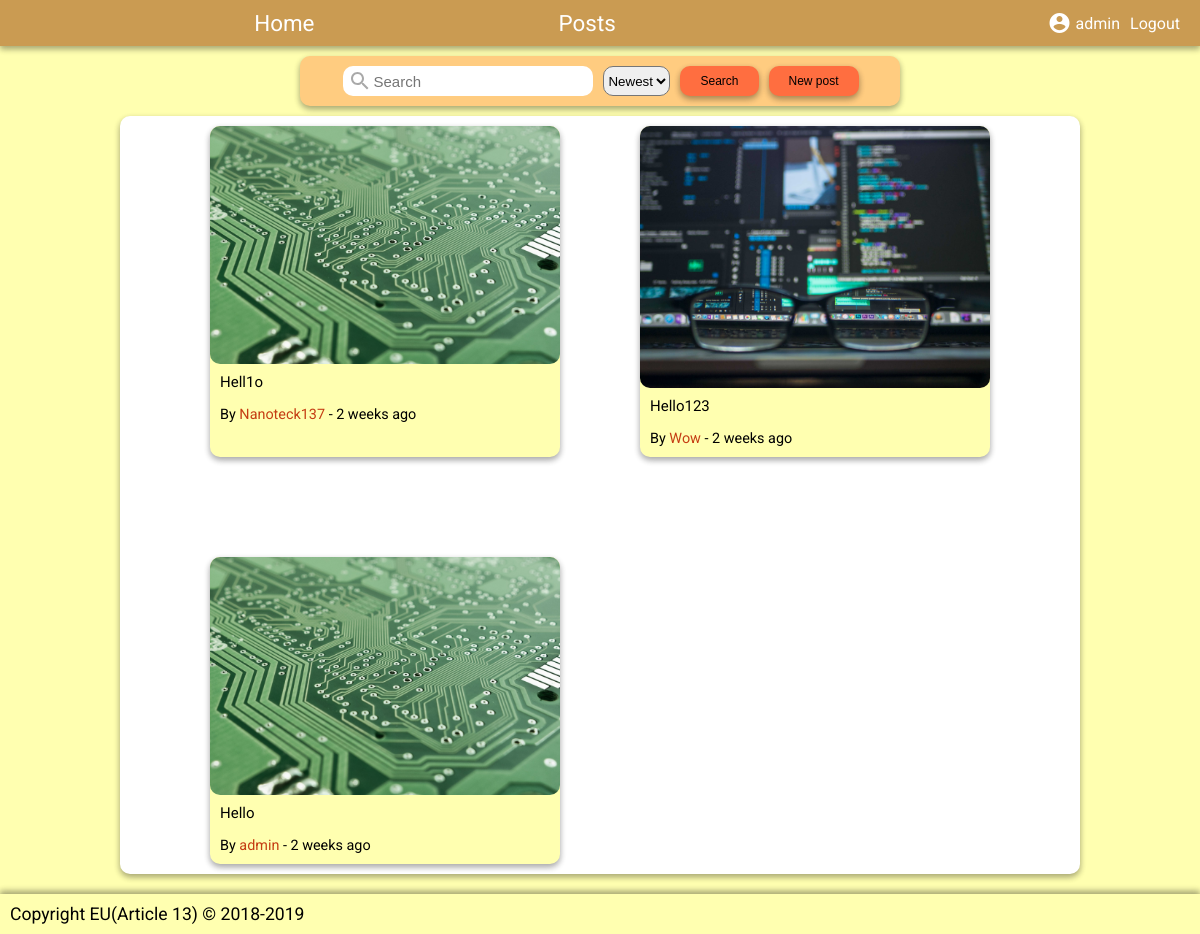
Screenshot of /posts.php (signed in) with the database file from the repository.
### tables this page shows
CREATE TABLE users(
    id INT(8) PRIMARY KEY AUTO_INCREMENT,
    user_name VARCHAR(15) NOT NULL UNIQUE,
    user_password VARCHAR(255) NOT NULL,
    user_email VARCHAR(32) NOT NULL UNIQUE,
    user_type ENUM("admin", "member") DEFAULT "member" NOT NULL,
    user_theme INT(2) NOT NULL DEFAULT 1,
    FOREIGN KEY (user_theme) REFERENCES themes(id)
);

CREATE TABLE posts(
    id INT(8) PRIMARY KEY AUTO_INCREMENT,
    post_name VARCHAR(200) NOT NULL,
    post_date TIMESTAMP DEFAULT CURRENT_TIMESTAMP NOT NULL,
    post_user_id INT(8),
    post_content MEDIUMTEXT NOT NULL,
    FOREIGN KEY (post_user_id) REFERENCES users(id)
);

### include/auth.php (called while the page is built, shortened)
<?php
    class UserData {
        private $name = NULL;
        public function __construct(string $id, string $name, string $email, string $type, int $themeID) {
            $this->name = $name;
        }
        public function get_user_name() {
            return $this->name;
        }
    }
    function is_logged_in() {
        return isset($_SESSION["valid_login"]) && $_SESSION["valid_login"] === true;
    }
    function get_user_id() {
        return $_SESSION["user_id"];
    }
    function get_user_data($dbc, $user) {
        $query = "SELECT * FROM users WHERE id=$user";
        $result = mysqli_query($dbc, $query);
        if (mysqli_num_rows($result) === 1) {
            $row = mysqli_fetch_array($result);
            $username = $row["user_name"];
            $email = $row["user_email"];
            $type = $row["user_type"];
            $themeID = $row["user_theme"];
            return new UserData($user, $username, $email, $type, $themeID);
        } else {
            return NULL;
        }
    }
?>

### include/util.php (called while the page is built)
<?php
function get_time($time) {
    $time = time() - $time;
    $time = ($time < 1) ? 1 : $time;
    $tokens = array(
        31536000 => 'year',
        2592000 => 'month',
        604800 => 'week',
        86400 => 'day',
        3600 => 'hour',
        60 => 'minute',
        1 => 'second'
    );
    foreach ($tokens as $unit => $text) {
        if ($time < $unit) continue;
        $numberOfUnits = floor($time / $unit);
        return $numberOfUnits . ' ' . $text . (($numberOfUnits > 1) ? 's' : '');
    }
}
?>

### posts.php (the view, shortened to what this page needs)
<?php
require("include/common.php");
?>
<!DOCTYPE html>
<html>
<head>
    <?php
    require("template/head.php");
    ?>
    <link rel="stylesheet" href="css/posts.css">
</head>
<body>
    <div id="container">
        <?php
        require("template/menu_header.php");
        ?>
        <div id="content">
            <div class="card" id="post-header">
                <form action="posts.php" method="get">
                    <div id="post-search-bar">
                        <input type="search" name="q" placeholder="Search" value="<?= isset($_GET["q"]) ? $_GET["q"] : "" ?>">
                    </div>
                    <select name="sort" id="post-search-sort">
                        <option value="newest" <?= (isset($_GET["sort"]) && $_GET["sort"] === "newest") ? "selected" : "" ?>>Newest</option>
                    </select>
                    <button class="btn" type="submit">Search</button>
                    <button class="btn" id="post-new-post-button" type="button" onclick="window.location.href='new_post.php';">New post</button>
                </form>
            </div>
            <?php
            if(isset($_GET["view"])) {
                $id = $_GET["view"];
                $query = "SELECT posts.id, posts.post_name, posts.post_content, posts.post_date, users.user_name FROM posts JOIN users ON posts.post_user_id=users.id WHERE posts.id=$id;";
                $result = mysqli_query($dbc_website, $query);
                $row = mysqli_fetch_array($result);
            ?>
                <div id="view-post" class="card">
                    <p id="view-post-name"><?= $row["post_name"]?></p>
                    <p id="view-post-user">By <?= $row["user_name"]?> - <?=get_time(strtotime($row["post_date"])); ?> ago</p>
                    <hr>
                    <p id="view-post-content"><?= $row["post_content"];?></p>
                </div>
            <?php
            } else {
            ?>
                <div class="card" id="posts">
                    <?php
                    $custom = "";
                    if(isset($_GET["sort"])) {
                        $sort = $_GET["sort"];
                        $order = "";
                        if($sort === "newest") {
                            $order .= "ORDER BY posts.post_date DESC ";
                        } else if($sort === "oldest") {
                            $order .= "ORDER BY posts.post_date ASC ";
                        } else if($sort === "az") {
                            $order .= "ORDER BY posts.post_name DESC ";
                        } else if ($sort === "az") {
                            $order .= "ORDER BY posts.post_name ASC ";
                        } else {
                            $order = "";
                        }
                        $custom .= $order;
                    } else {
                        $custom .= "ORDER BY posts.post_date DESC ";
                    }
                    $query = "SELECT posts.id, posts.post_name, posts.post_date, users.user_name FROM posts JOIN users ON posts.post_user_id=users.id $custom;";
                    $result = mysqli_query($dbc_website, $query);
                    while($row = mysqli_fetch_array($result)) {
                    ?>
                        <a class="post card-hover" href="<?= $_SERVER["PHP_SELF"] . "?view=".$row["id"]; ?>">
                            <img id="post-img" src="image/test<?= rand(1, 2); ?>.jpg" alt="post-img">
                            <p id="post-name"><?= $row["post_name"];?></p>
                            <p id="post-author">By <span id="post-author-name"><?= $row["user_name"] ?></span> - <?= get_time(strtotime($row["post_date"]));?> ago</p>
                        </a>
                    <?php
                    }
                    ?>
                </div>
            <?php
            }
            ?>
        </div>
        <?php
        require("template/footer.php")
        ?>
    </div>
</body>
</html>

### template/menu_header.php
<div id="header" class="card">
    <div id="header-left">
        <a class="header-item" id="header-home" href="index.php"><p>Home</p></a>
        <a class="header-item" href="posts.php"><p>Posts</p></a>
    </div>
    <div id="header-right">
        <?php
        if(is_logged_in()) {
            $user = get_user_data($dbc_website, get_user_id());
        ?>
            <a class="header-item" href="profile.php"><p><i class="material-icons">account_circle</i><?= $user->get_user_name();?></p></a>
            <a class="header-item" href="logout.php"><p>Logout</p></a>
        <?php
        } else {
        ?>
            <a class="header-item" href="login.php"><p>Login</p></a>
        <?php
        }
        ?>
    </div>
</div>

### css/main.css (style rules this page uses)
* { margin: 0; padding: 0; box-sizing: border-box; }
:root { --card-box-shadow: 0 3px 6px rgba(0,0,0,0.16), 0 3px 6px rgba(0,0,0,0.23); }
html { background-color: var(--primary-color-light); font-family: 'Roboto', sans-serif; position:relative; min-height: 100%; }
#header { background-color: var(--primary-color-dark); display: flex; width: 100%; justify-content: space-around; padding: 6px 0px; margin-bottom: 10px; position: sticky; top: 0; z-index: 1000; }
.header-item { text-decoration: none; font-size: 1.4em; text-align: center; color: var(--primary-color-dark-on); padding: 4px 5px; }
.header-item:link { text-decoration: none; }
.header-item .material-icons { margin-right: 4px; }
#header-left { width: 70%; display: flex; justify-content: space-evenly; }
#header-right { width: 25%; display: flex; justify-content: flex-end; align-items: center; }
#header-right .header-item { height: 100%; font-size: 1em; }
#header-right .header-item > p { display: flex; align-items: center; justify-content: center;; height: 100%; }
#content { margin: 10px 0px; margin-bottom: 60px; flex: 1 0 auto; }
.card { box-shadow: 0 3px 6px rgba(0,0,0,0.16), 0 3px 6px rgba(0,0,0,0.23); }
.card-hover { box-shadow: 0 3px 6px rgba(0,0,0,0.16), 0 3px 6px rgba(0,0,0,0.23); transition: all 0.3s cubic-bezier(.25,.8,.25,1); }
.btn { position: relative; border: none; font-size: 20px; padding: 6px 20px; background-color: var(--secondary-color); color: var(--secondary-color-on); box-shadow: var(--card-box-shadow); border-radius: 10px; overflow: hidden; }
.btn:before { content: ""; position: absolute; top: 50%; left: 50%; display: block; width: 0; padding-top: 0; border-radius: 100%; background-color: rgba(236, 240, 241, .3); transform: translate(-50%, -50%); }

### css/posts.css (style rules this page uses)
#post-header { width: 600px; margin: 0 auto; height: 50px; background-color: var(--primary-color); color: var(--primary-color-on); margin: 0 auto; border-radius: 10px; }
#post-header .btn { font-size: 12px; height: 30px; margin-top: 10px; margin-left: 10px; }
#post-header form { height: 100%; margin-left: 2px; display: flex; justify-content: center; }
#post-new-post-button { justify-self: flex-end; }
#post-search-bar { position: relative; height: 100%; display: inline-block; z-index: 0; }
#post-search-bar svg { margin: auto; position: absolute; top: 50%; left: 5px; transform: translateY(-50%); }
#post-search-bar input { border: none; height: 30px; width: 250px; margin: 10px 10px 0px 0px; font-size: 15px; padding-left: 30px; padding-right: 10px; border-radius: 10px; }
#post-search-sort { height: 30px; margin-top: 10px; border-radius: 10px; }
#posts { width: 960px; background-color: white; color: black; border-radius: 10px; display: grid; grid-template-columns: 350px 350px; grid-gap: 80px; margin: 0 auto; margin-top: 10px; justify-content: center; }
.post { width: 350px; background-color: var(--primary-color-light); color: var(--primary-color-light-on); justify-self: center; margin: 10px 0px; border-radius: 10px; }
.post:link { color: black; text-decoration: none; }
#post-img { width: 100%; height: auto;; display: inline-block; border-radius: 10px; margin-left: auto; margin-right: auto; }
#post-name { font-size: 15px; width: 99%; text-overflow: ellipsis; white-space: nowrap; overflow:hidden; padding: 5px 0px 10px 5px; padding-left: 10px; color: var(--primary-color-light-on); }
#post-author { font-size: 0.9em; padding: 10px; padding-top: 5px; color: var(--primary-color-light-on); }
#post-author-name { color: var(--secondary-color-dark); //text-shadow: 0px 0px 10px darkgray; }

### rows the page displays
users: user_name "admin"
posts: post_name "Hell1o", post_user.user_name "Nanoteck137", post_date "2 weeks"
posts: shows a picture, post_name "Hello123", post_user.user_name "Wow", post_date "2 weeks"
posts: post_name "Hello", post_user.user_name "admin", post_date "2 weeks"
